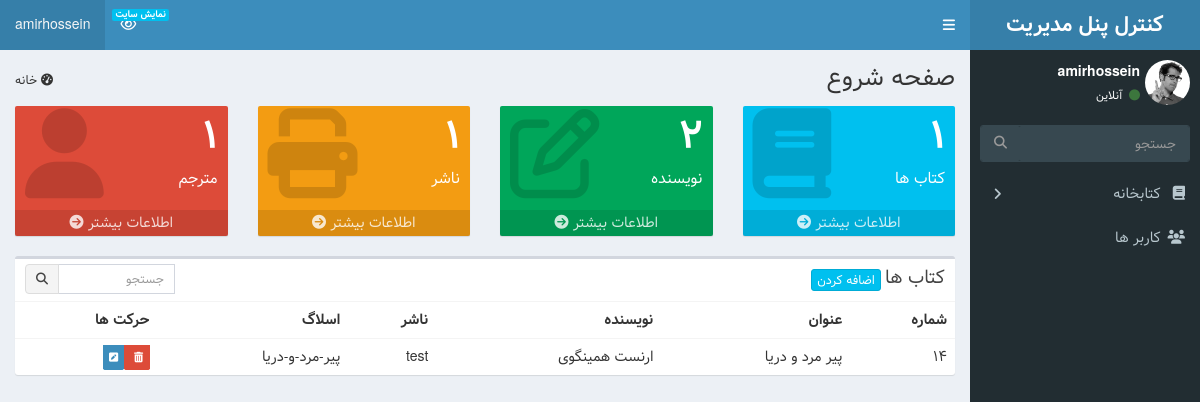
Before: /admin_panel/ (signed in) with the older database file.
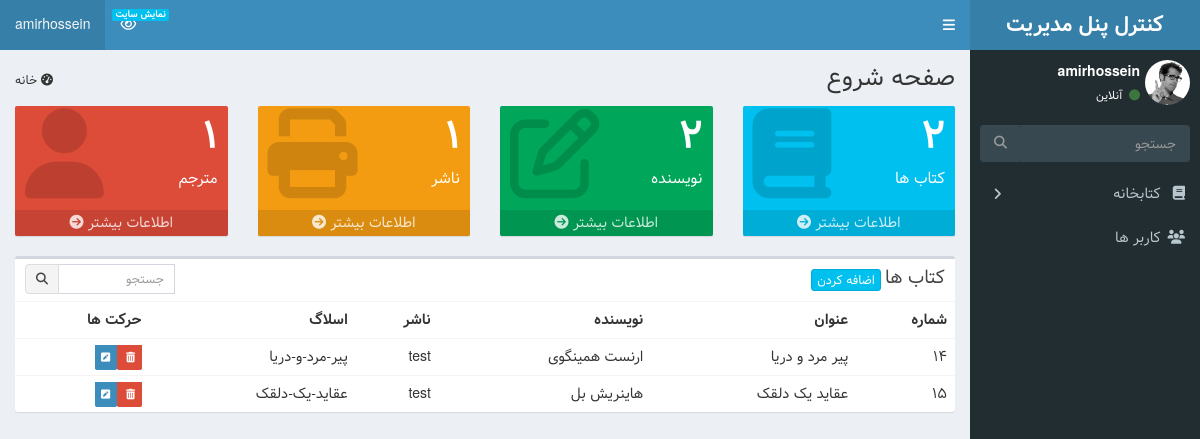
After: the same page with the newer database file.
### library/models.py (models this page shows, shortened)
class Books(models.Model):
    title = models.CharField(max_length=50, verbose_name="عنوان")
    slug = models.SlugField(allow_unicode=True, unique=True, editable=False)
    book_user = models.ForeignKey(
        User,
        verbose_name="کاربر",
        on_delete=models.CASCADE,
        blank=True,
        null=True,
    )
    translator = models.ForeignKey(
        Translators,
        verbose_name="مترجم",
        on_delete=models.CASCADE,
        blank=True,
        null=True,
    )
    author = models.ForeignKey(
        Authors, verbose_name="نویسنده", on_delete=models.CASCADE
    )
    genres = models.ManyToManyField(Genres, verbose_name="ژانر")
    publisher = models.ForeignKey(
        Publishers, verbose_name="ناشر", on_delete=models.CASCADE
    )
    book_image = models.ImageField(upload_to="images/books", verbose_name="کاور کتاب")
    detail = models.TextField(verbose_name="توضیحات")

class Authors(models.Model):
    name = models.CharField(max_length=50, verbose_name="نام")
    slug = models.SlugField(allow_unicode=True, unique=True, editable=False)
    def __str__(self):
        return self.name

class Publishers(models.Model):
    title = models.CharField(max_length=50, verbose_name="عنوان")
    website = models.URLField(verbose_name="وب سایت")
    def __str__(self):
        return self.title

### admin_panel/views.py (the view)
# urls.py: path("", views.DashboardView.as_view(), name="admin"),
class DashboardView(PermissionRequiredMixin, TemplateView):
    permission_required = "library.action_all"
    template_name = "admin_panel/admin_panel.html"
    def get_context_data(self, **kwargs):
        context = super(DashboardView, self).get_context_data()
        context["books"] = models.Books.objects.all()
        context["authors"] = models.Authors.objects.all()
        context["publishers"] = models.Publishers.objects.all()
        context["translators"] = models.Translators.objects.all()
        return context

### admin_panel/templates/admin_panel/admin_panel.html (shortened to what the changed rows need)
{% extends 'admin_panel/base.html' %}
{% block content %}
<section class="content-header">
    <h1>
        صفحه شروع
    </h1>
</section>
<section class="content">
    <div class="row">
        <div class="col-lg-3 col-xs-6">
            <div class="small-box bg-aqua">
                <div class="inner">
                    <h3>{{books.count}}</h3>
                    <p>کتاب ها</p>
                </div>
            </div>
        </div>
    </div>
    <div class="box">
        <div class="box-body table-responsive no-padding">
            <table class="table table-hover">
                <tbody>
                    <tr>
                        <th>شماره</th>
                        <th>عنوان</th>
                        <th>نویسنده</th>
                        <th>ناشر</th>
                        <th>اسلاگ</th>
                        <th>حرکت ها</th>
                    </tr>
                    {% for book in books %}
                    <tr>
                        <td>{{book.id}}</td>
                        <td>{{book.title}}</td>
                        <td>{{book.author}}</td>
                        <td>{{book.publisher}}</td>
                        <td>{{book.slug}}</td>
                        <td>
                            <a href="{%url 'book_delete' book.pk %}" class="label-danger">
                                <span class="label label-danger">
                                    <i class="fa fa-trash"></i>
                                </span>
                            </a>
                            <a href="{%url 'book_update' book.pk %}" class="label-primary">
                                <span class="label label-primary">
                                    <i class="fa  fa-pencil-square"></i>
                                </span>
                            </a>
                        </td>
                    </tr>
                    {% endfor %}
                </tbody>
            </table>
        </div>
    </div>
</section>
{% endblock content %}

### admin_panel/templates/admin_panel/base.html (shortened to what this page needs)
{% load static %}
<!DOCTYPE html>
<html>
<head>
  <link rel="stylesheet" href="{% static 'admin_panel/dist/css/bootstrap-theme.css' %}">
  <link rel="stylesheet" href="{% static 'admin_panel/dist/css/rtl.css' %}">
  <link rel="stylesheet" href="{% static 'admin_panel/bower_components/font-awesome/css/font-awesome.min.css' %}">
  <link rel="stylesheet" href="{% static 'admin_panel/bower_components/Ionicons/css/ionicons.min.css' %}">
  <link rel="stylesheet" href="{% static 'admin_panel/dist/css/AdminLTE.css' %}">
  <link rel="stylesheet" href="{% static 'admin_panel/dist/css/skins/skin-blue.min.css' %}">
  <link rel="stylesheet" href="{% static 'admin_panel/dist/css/custom.css' %}">
</head>
<body class="hold-transition skin-blue sidebar-mini">
  <div class="wrapper">
    <header class="main-header">
      <a href="{% url 'admin' %}" class="logo">
        <span class="logo-lg"><b>کنترل پنل مدیریت</b></span>
      </a>
      <nav class="navbar navbar-static-top">
        <a href="#" class="sidebar-toggle" data-toggle="push-menu" role="button">
        </a>
        <div class="navbar-custom-menu">
          <ul class="nav navbar-nav">
            <li class="dropdown messages-menu">
              <a href="/" target="_blank">
                <i class="fa fa-eye"></i>
                <span class="label label-info">نمایش سایت</span>
              </a>
            </li>
            <li class="user user-menu">
              <a class="dropdown-toggle" data-toggle="dropdown">
                <span class="hidden-xs">{{request.user}}</span>
              </a>
            </li>
          </ul>
        </div>
      </nav>
    </header>
    <aside class="main-sidebar">
      <section class="sidebar">
        <div class="user-panel">
          <div class="pull-right image">
            <img src="{% static 'admin_panel/dist/img/user2-160x160.jpg' %}" class="img-circle" alt="User Image">
          </div>
          <div class="pull-right info">
            <p>{{request.user}}</p>
            <a><i class="fa fa-circle text-success"></i> آنلاین</a>
          </div>
        </div>
        <form action="#" method="get" class="sidebar-form">
          <div class="input-group">
            <input type="text" name="q" class="form-control" placeholder="جستجو">
            <span class="input-group-btn">
              <button type="submit" name="search" id="search-btn" class="btn btn-flat"><i class="fa fa-search"></i>
              </button>
            </span>
          </div>
        </form>
        <ul class="sidebar-menu" data-widget="tree">
          <li class="treeview">
            <a href="#"><i class="fa fa-book"></i> <span>کتابخانه</span>
              <span class="pull-left-container">
                <i class="fa fa-angle-right pull-left"></i>
              </span>
            </a>
          </li>
          <li class="{% if request.resolver_match.url_name == "users_admin" %}active{% endif %}">
            <a href="{% url 'users_admin' %}"><i class="fa fa-users"></i>
              <span>کاربر ها</span>
            </a>
          </li>
        </ul>
      </section>
    </aside>
    <div class="content-wrapper">
      {% block content %}{% endblock content %}
    </div>
  </div>
</body>
</html>

Changed rows visible on the page:
added Books: id "15", title "عقاید یک دلقک", author "هاینریش بل", publisher "test", slug "عقاید-یک-دلقک"
Other visible differences:
{{ books.count }}: "1" → "2"
